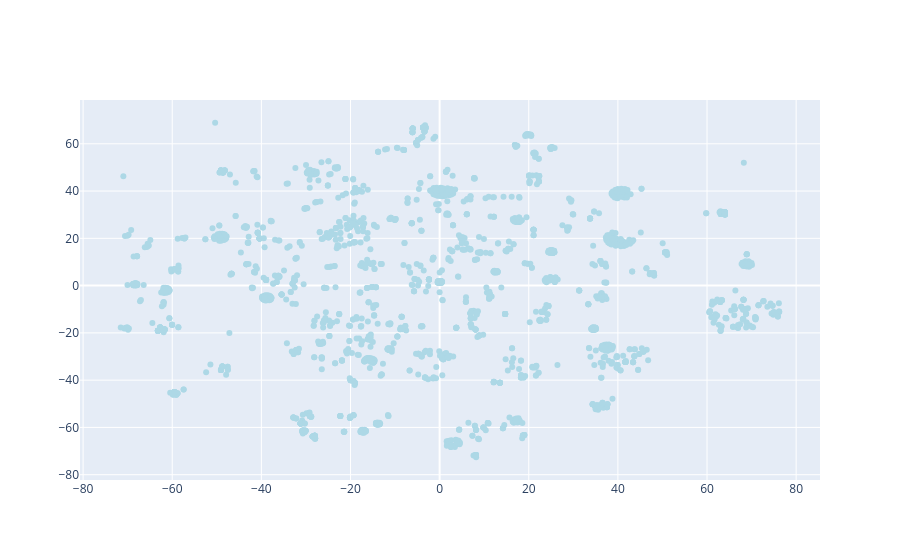

This figure's notebook cell:
### Code cell
data = [
    go.Scatter(
        x = tsne_df.iloc[:2000,0].values,
        y = tsne_df.iloc[:2000,1].values,
        text = tsne_df.iloc[:2000,2].values,
        hoverinfo = 'text',
        marker = dict(
            color = 'lightblue'
        ),
        mode='markers',
        showlegend = False
    )
]

iplot(data, filename = "add-hover-text")

### Figure 1 — Plotly figure (JSON) as saved in the notebook; plotly's stock layout.template omitted (floating-point values rounded to 4 significant figures; data arrays with more than 128 entries replaced by an {"elided": "..."} marker saying what was removed)
{"data": [{"hoverinfo": "text", "marker": {"color": "lightblue"}, "mode": "markers", "showlegend": false, "text": {"elided": "2000 str values"}, "type": "scatter", "x": {"elided": "2000 float values"}, "y": {"elided": "2000 float values"}}], "layout": {"autosize": true, "xaxis": {"autorange": true, "range": [-80.49, 85.15], "type": "linear"}, "yaxis": {"autorange": true, "range": [-84.3, 80.59], "type": "linear"}}}
